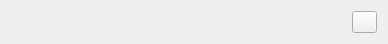
<?xml version="1.0" encoding="UTF-8"?>
<ui version="4.0">
 <class>Form</class>
 <widget class="QWidget" name="Form">
  <property name="geometry">
   <rect>
    <x>0</x>
    <y>0</y>
    <width>388</width>
    <height>43</height>
   </rect>
  </property>
  <property name="windowTitle">
   <string>Form</string>
  </property>
  <layout class="QGridLayout" name="gridLayout_2">
   <item row="0" column="0">
    <layout class="QGridLayout" name="gridLayout">
     <item row="0" column="0">
      <widget class="QLabel" name="label">
       <property name="sizePolicy">
        <sizepolicy hsizetype="Expanding" vsizetype="Preferred">
         <horstretch>0</horstretch>
         <verstretch>0</verstretch>
        </sizepolicy>
       </property>
       <property name="mouseTracking">
        <bool>true</bool>
       </property>
       <property name="text">
        <string/>
       </property>
      </widget>
     </item>
     <item row="0" column="1">
      <widget class="QPushButton" name="pushButton">
       <property name="maximumSize">
        <size>
         <width>25</width>
         <height>25</height>
        </size>
       </property>
       <property name="text">
        <string/>
       </property>
      </widget>
     </item>
    </layout>
   </item>
  </layout>
 </widget>
 <resources/>
 <connections/>
</ui>
